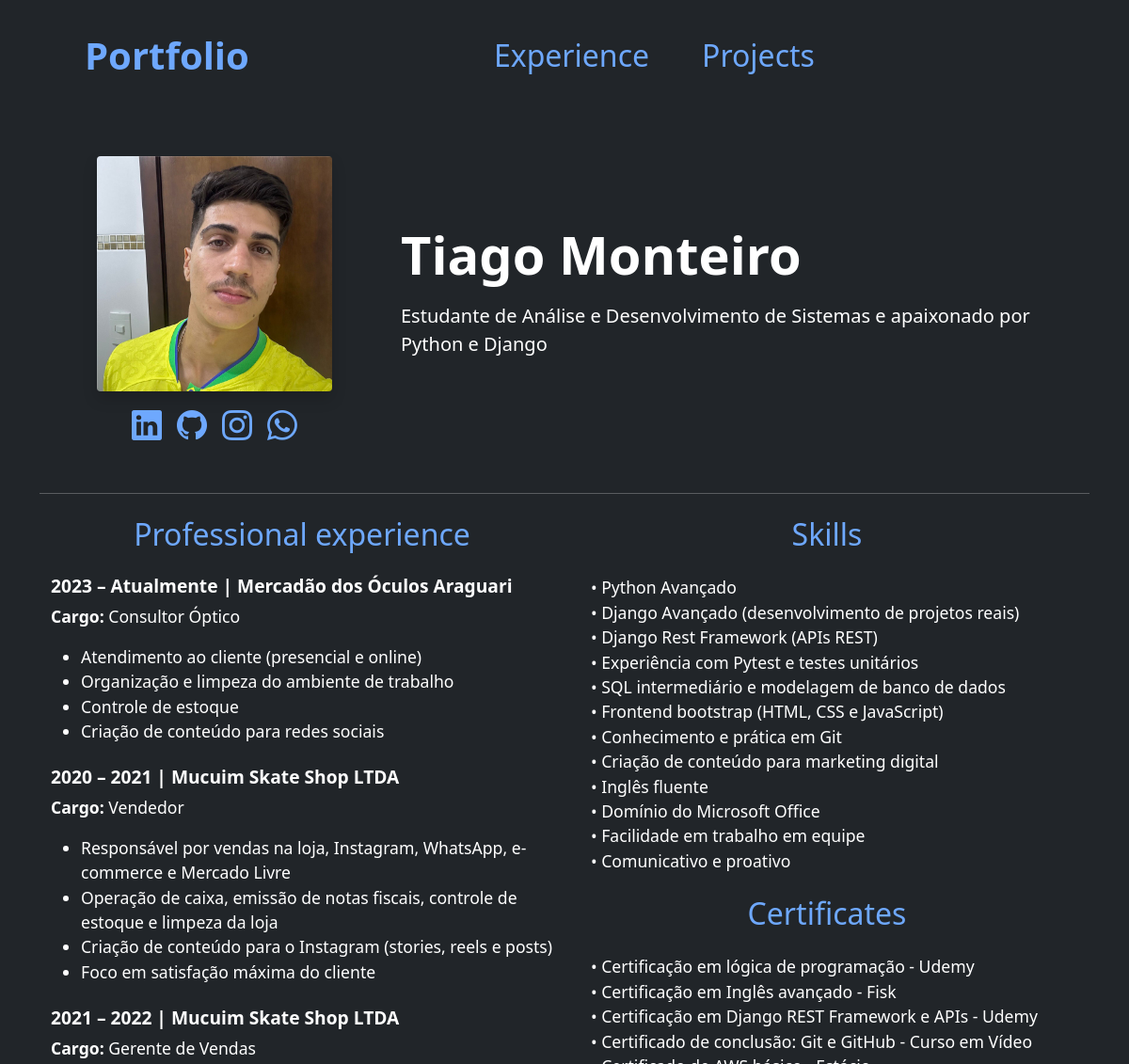
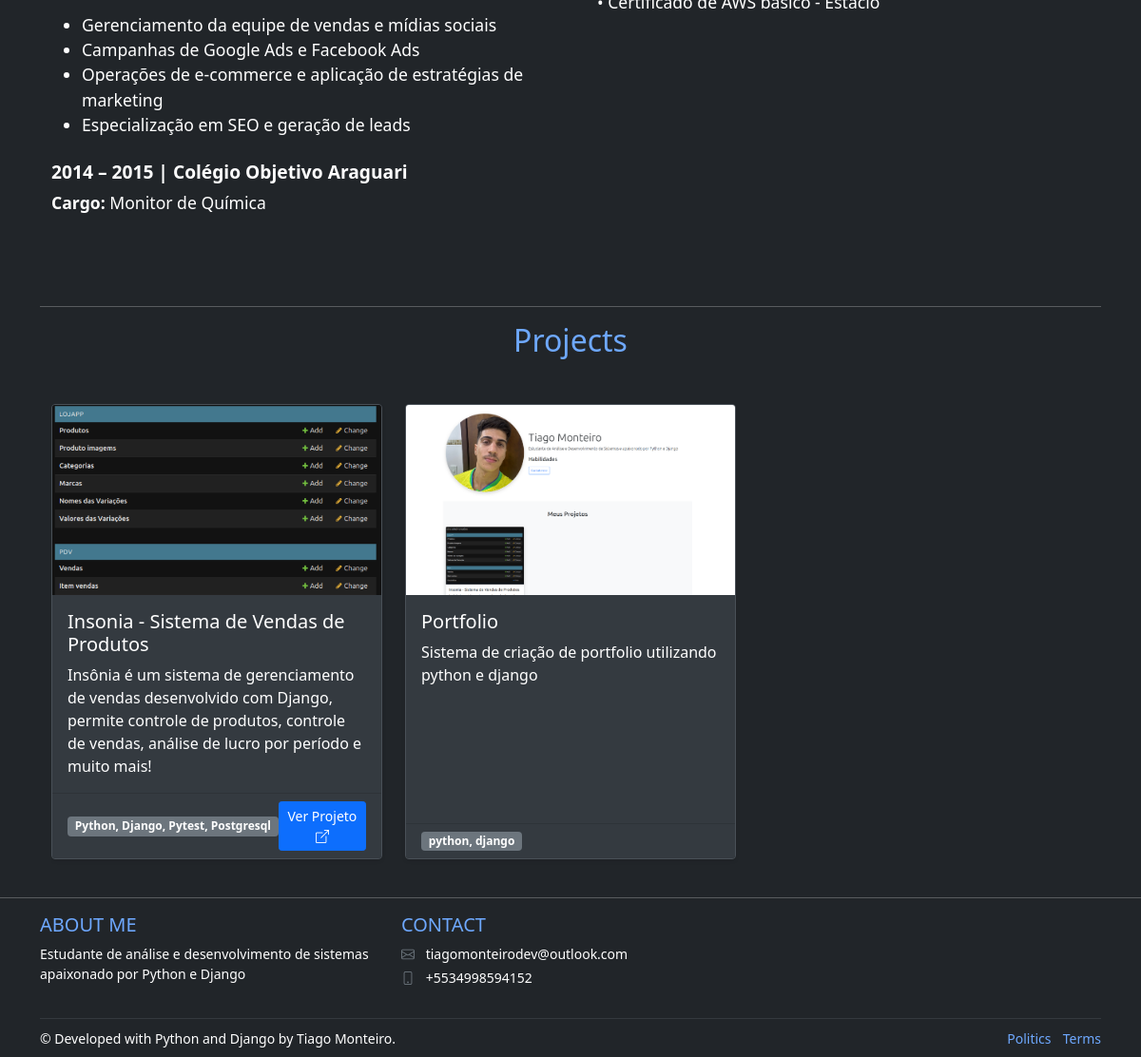
The app's page /, older data (2 pictures, top to bottom).
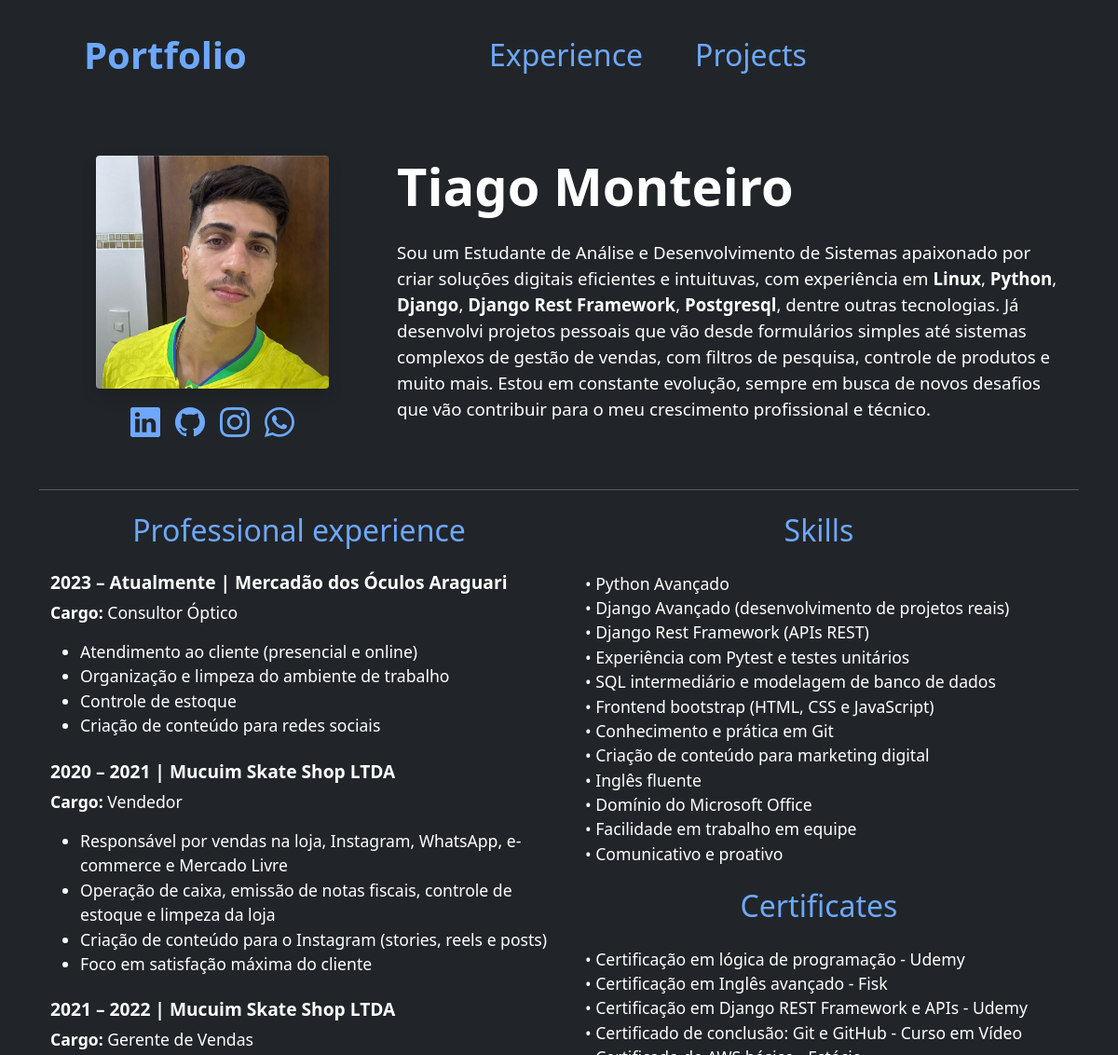
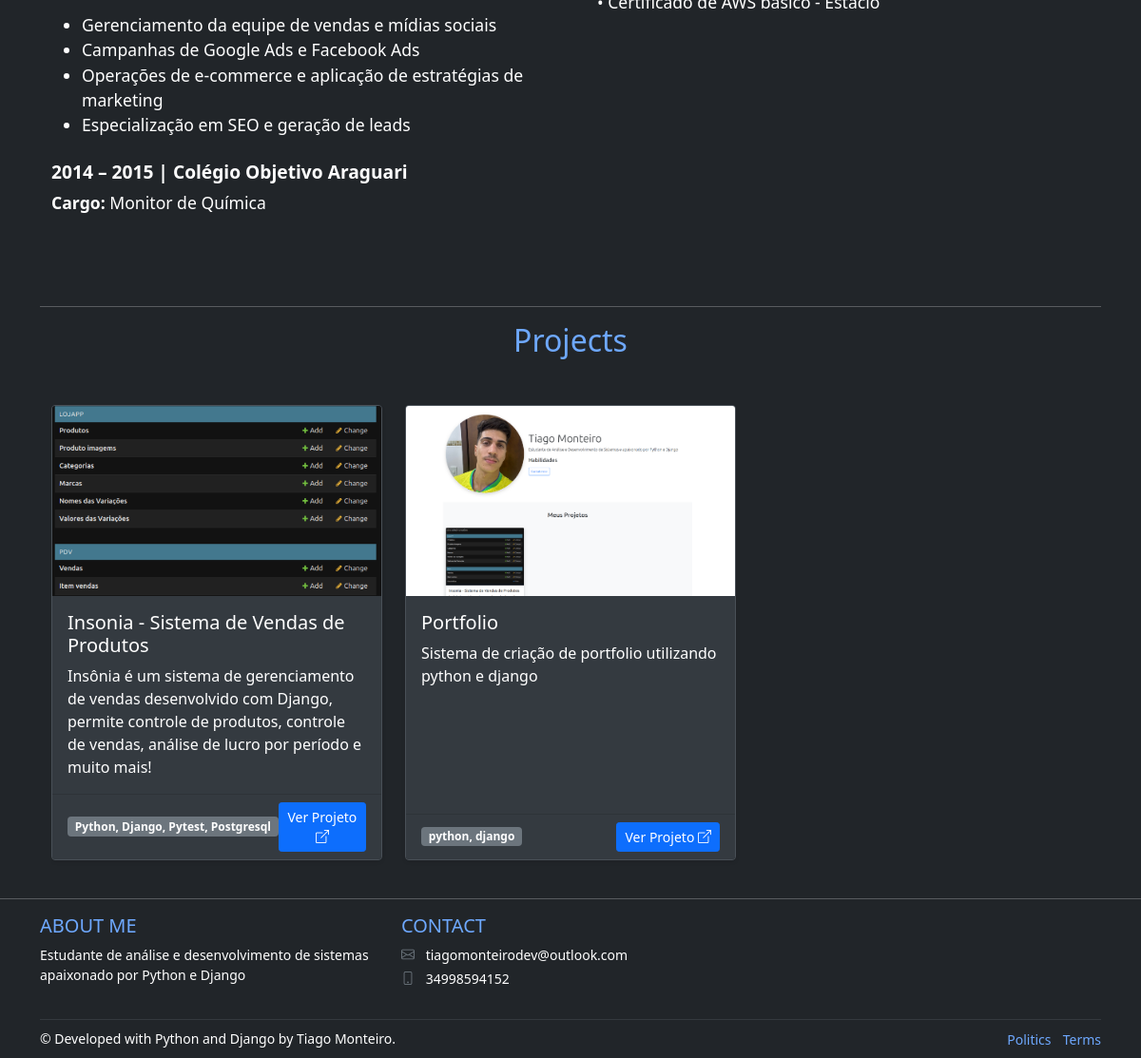
The same page, newer data (2 pictures, top to bottom).
### portfolio/models.py (models this page shows, shortened)
class Profile(models.Model):
    name = models.CharField(max_length=100)
    bio = HTMLField()
    email = models.EmailField()
    phone = models.CharField(max_length=15, blank=True)
    photo = models.ImageField(upload_to='profile/', blank=True)
    github = models.URLField(blank=True)
    linkedin = models.URLField(blank=True)
    instagram = models.URLField(blank=True)

class Project(models.Model):
    title = models.CharField(max_length=100)
    description = models.TextField()
    technology = models.CharField(max_length=100)
    image = models.ImageField(upload_to='projects/', blank=True)
    project_url = models.URLField(blank=True)
    created_at = models.DateTimeField(auto_now_add=True)

### portfolio/views.py (the view)
# urls.py: path('', views.home, name='home'),
def home(request):
    profile = Profile.objects.first()
    projects = Project.objects.all()
    return render(request, 'portfolio/home.html', {
        'profile': profile,
        'projects': projects
    })

### portfolio/templatetags/batch_filter.py (called while the page is built)
@register.filter
def batch(iterable, n=1):
    length = len(iterable)
    for ndx in range(0, length, n):
        yield iterable[ndx:min(ndx + n, length)]

### portfolio/templates/portfolio/home.html (shortened to what this page needs)
{% extends 'portfolio/base.html' %}
{% load batch_filter %}
{% block content %}
<section class="about-section py-5">
    <div class="container">
        <div class="row align-items-center">
            <div class="col-lg-4 mb-4 mb-lg-0">
                <div class="text-center">
                    <img src="{{ profile.photo.url }}"
                         alt="{{ profile.name }}"
                         class="img-fluid rounded shadow mb-1"
                         style="max-width: 250px;">
                </div>
                <div class="d-flex justify-content-center mt-2">
                    <a href="{{ profile.linkedin }}" target="_blank" class="mx-2">
                      <i class="bi bi-linkedin" style="font-size: 2rem;"></i>
                    </a>
                    <a href="{{ profile.github }}" target="_blank" class="mx-2">
                      <i class="bi bi-github" style="font-size: 2rem;"></i>
                    </a>
                    <a href="{{ profile.instagram }}" target="_blank" class="mx-2">
                      <i class="bi bi-instagram" style="font-size: 2rem;"></i>
                    </a>
                    <a href="https://wa.me/+55{{ profile.phone }}" target="_blank" class="mx-2">
                        <i class="bi bi-whatsapp" style="font-size: 2rem;"></i>
                      </a>
                  </div>
            </div>
            <div class="col-lg-8">
                <h1 class="display-4 fw-bold mb-3">{{ profile.name }}</h1>
                <p class="lead mb-4">{{ profile.bio|safe }}</p>
            </div>
        </div>
    </div>
</section>
<div class="container-fluid px-0">
    <hr class="border-secondary my-0">
</div>
<section id="experience" class="experience-skills-section py-4">
  <div class="container">
    <div class="row justify-content-center">
      <div class="col-md-6 mb-5">
        <h2 class="text-center mb-4 footer-title" style="font-size: 2rem;">Professional experience</h2>
        <div class="mb-4" style="font-size: 1.1rem;">
          <h6 style="font-size: 1.2rem;"><strong>2023 – Atualmente | Mercadão dos Óculos Araguari</strong></h6>
          <p><strong>Cargo:</strong> Consultor Óptico</p>
          <ul>
            <li>Atendimento ao cliente (presencial e online)</li>
            <li>Organização e limpeza do ambiente de trabalho</li>
            <li>Controle de estoque</li>
            <li>Criação de conteúdo para redes sociais</li>
          </ul>
        </div>
        <div class="mb-4" style="font-size: 1.1rem;">
          <h6 style="font-size: 1.2rem;"><strong>2020 – 2021 | Mucuim Skate Shop LTDA</strong></h6>
          <p><strong>Cargo:</strong> Vendedor</p>
          <ul>
            <li>Responsável por vendas na loja, Instagram, WhatsApp, e-commerce e Mercado Livre</li>
            <li>Operação de caixa, emissão de notas fiscais, controle de estoque e limpeza da loja</li>
            <li>Criação de conteúdo para o Instagram (stories, reels e posts)</li>
            <li>Foco em satisfação máxima do cliente</li>
          </ul>
        </div>
        <div class="mb-4" style="font-size: 1.1rem;">
          <h6 style="font-size: 1.2rem;"><strong>2021 – 2022 | Mucuim Skate Shop LTDA</strong></h6>
          <p><strong>Cargo:</strong> Gerente de Vendas</p>
          <ul>
            <li>Gerenciamento da equipe de vendas e mídias sociais</li>
            <li>Campanhas de Google Ads e Facebook Ads</li>
            <li>Operações de e-commerce e aplicação de estratégias de marketing</li>
            <li>Especialização em SEO e geração de leads</li>
          </ul>
        </div>
        <div class="mb-4" style="font-size: 1.1rem;">
          <h6 style="font-size: 1.2rem;"><strong>2014 – 2015 | Colégio Objetivo Araguari</strong></h6>
          <p><strong>Cargo:</strong> Monitor de Química</p>
        </div>
      </div>
      <div class="col-md-6" style="font-size: 1.1rem;">
          <h3 class="footer-title text-center mb-4" style="font-size: 2rem;">Skills</h3>
          <ul class="list-unstyled ps-3">
            <li>• Python Avançado</li>
            <li>• Django Avançado (desenvolvimento de projetos reais)</li>
            <li>• Django Rest Framework (APIs REST)</li>
            <li>• Experiência com Pytest e testes unitários</li>
            <li>• SQL intermediário e modelagem de banco de dados</li>
            <li>• Frontend bootstrap (HTML, CSS e JavaScript)</li>
            <li>• Conhecimento e prática em Git</li>
            <li>• Criação de conteúdo para marketing digital</li>
            <li>• Inglês fluente</li>
            <li>• Domínio do Microsoft Office</li>
            <li>• Facilidade em trabalho em equipe</li>
            <li>• Comunicativo e proativo</li>
          </ul>
          <h3 class="footer-title text-center mt-4 mb-4" style="font-size: 2rem;">Certificates</h3>
          <ul class="list-unstyled ps-3">
            <li>• Certificação em lógica de programação - Udemy</li>
            <li>• Certificação em Inglês avançado - Fisk</li>
            <li>• Certificação em Django REST Framework e APIs - Udemy</li>
            <li>• Certificado de conclusão: Git e GitHub - Curso em Vídeo</li>
            <li>• Certificado de AWS básico - Estácio</li>
          </ul>
        </div>
      </div>
  </div>
</section>
  <hr class="my-0">
<section id="projects" class="projects-section py-3">
  <div class="container">
      <h2 class="text-center mb-5 footer-title">Projects</h2>
      <div id="projectsCarousel" class="carousel slide" data-bs-ride="carousel" data-bs-interval="false">
          <div class="carousel-inner">
              {% for project_group in projects|batch:3 %}
              <div class="carousel-item {% if forloop.first %}active{% endif %}">
                  <div class="row">
                      {% for project in project_group %}
                      <div class="col-md-4 mb-4">
                          <div class="card h-100 shadow-sm">
                              {% if project.image %}
                              <img src="{{ project.image.url }}" class="card-img-top" alt="{{ project.title }}" style="height: 200px; object-fit: cover;">
                              {% endif %}
                              <div class="card-body">
                                  <h5 class="card-title">{{ project.title }}</h5>
                                  <p class="card-text">{{ project.description }}</p>
                              </div>
                              <div class="card-footer d-flex justify-content-between align-items-center">
                                  <span class="badge bg-secondary">{{ project.technology }}</span>
                                  {% if project.project_url %}
                                  <a href="{{ project.project_url }}" target="_blank" class="btn btn-primary text-white btn-sm">
                                      Ver Projeto <i class="bi bi-box-arrow-up-right text-white"></i>
                                  </a>
                                  {% endif %}
                              </div>
                          </div>
                      </div>
                      {% endfor %}
                  </div>
              </div>
              {% endfor %}
          </div>
      </div>
  </div>
</section>
{% endblock %}

### portfolio/templates/portfolio/base.html (shortened to what this page needs)
{% load static %}
<!DOCTYPE html>
<html lang="pt-br">
<head>
    <link href="https://cdn.jsdelivr.net/npm/bootstrap@5.1.3/dist/css/bootstrap.min.css" rel="stylesheet">
    <link rel="stylesheet" href="https://cdn.jsdelivr.net/npm/bootstrap-icons@1.8.1/font/bootstrap-icons.css">
    <link rel="stylesheet" href="https://cdn.jsdelivr.net/npm/bootstrap-icons@1.10.5/font/bootstrap-icons.css">
    <link rel="stylesheet" href="{% static 'portfolio/css/style.css' %}">
</head>
<body class="bg-dark text-white">
    <div class="container">
        {% include "portfolio/partials/_navbar.html" %}
        {% block content %}
        {% endblock %}
    </div>
    <hr class="border-secondary my-0">
    {% include "portfolio/partials/_footer.html" %}
</body>
</html>

### portfolio/templates/portfolio/partials/_navbar.html (shortened to what this page needs)
<nav class="navbar navbar-expand-lg navbar-dark bg-dark py-4">
    <div class="container-fluid px-5">
        <a class="navbar-brand fs-1 fw-bolder glow-text" href="#">Portfolio</a>
        <div class="collapse navbar-collapse" id="navbarContent">
            <ul class="navbar-nav fs-2 gap-4 mx-auto">
                <li class="nav-item">
                    <a class="nav-link px-3 hover-glow" href="#experience">Experience</a>
                </li>
                <li class="nav-item">
                    <a class="nav-link px-3 hover-glow" href="#projects">Projects</a>
                </li>
            </ul>
        </div>
    </div>
</nav>

### portfolio/templates/portfolio/partials/_footer.html
<footer class="bg-dark text-white pt-3 pb-2">
    <div class="container">
        <div class="row">
            <div class="col-md-4 mb-2">
                <h5 class="text-uppercase mb-2 footer-title">About me</h5>
                <p class="small">Estudante de análise e desenvolvimento de sistemas apaixonado por Python e Django</p>
            </div>
            <div class="col-md-3 mb-2">
                <h5 class="text-uppercase mb-2 footer-title">Contact</h5>
                <ul class="list-unstyled small">
                    <li class="mb-1"><i class="bi bi-envelope me-2 text-secondary"></i> {{ profile.email }}</li>
                    {% if profile.phone %}
                    <li class="mb-1"><i class="bi bi-phone me-2 text-secondary"></i> {{ profile.phone }}</li>
                    {% endif %}
                </ul>
            </div>
        </div>
        <hr class="my-2 bg-secondary">
        <div class="row align-items-center">
            <div class="col-md-6 text-center text-md-start">
                <p class="mb-0 small">&copy; Developed with Python and Django by {{ profile.name }}.</p>
            </div>
            <div class="col-md-6 text-center text-md-end">
                <a href="#" class="text-decoration-none me-2 small">Politics</a>
                <a href="#" class="text-decoration-none small">Terms</a>
            </div>
        </div>
    </div>
</footer>

### portfolio/static/portfolio/css/style.css (style rules this page uses)
body { background-color: #212529 !important; color: white !important; }
.card { background-color: #343a40; border-color: #495057; }
.card-body, .card-footer { background-color: #343a40 !important; }
a { color: #6ea8fe !important; }
.footer-title { color: #6ea8fe !important; }

### portfolio/templates/portfolio/home.html (style rules this page uses)
html { scroll-behavior: smooth; }
.hover-glow { transition: text-shadow 0.3s ease; }

Row changes from the older to the newer data that the page shows:
changed Profile "Tiago Monteiro": bio "Estudante de Análise e Desenvolvimento de Sistemas e apaixonado por Python e Django" → "Sou um Estudante de Análise e Desenvolvimento de Sistemas apaixonado por criar soluções digitais eficientes e intuituvas, com experiência em Linux , Python , Django , Django Rest Framework , Postgresql , dentre outras tecnologias. Já desenvolvi projetos pessoais que vão desde formulários simples até sistemas complexos de gestão de vendas, com filtros de pesquisa, controle de produtos e muito mais. Estou em constante evolução, sempre em busca de novos desafios que vão contribuir para o meu crescimento profissional e técnico."; phone "+5534998594152" → "34998594152"
changed Project "Portfolio": now shows "Ver Projeto"
